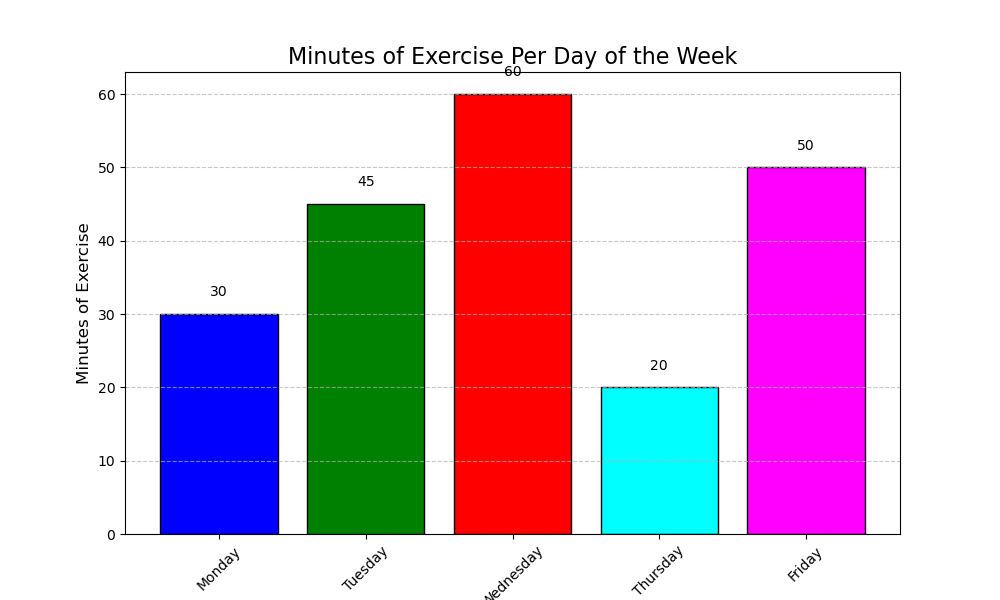

Write the Python code that produced this figure.

import matplotlib.pyplot as plt

# The provided data
data = [
    {'Day of the Week': 'Monday', 'Minutes of Exercise': 30},
    {'Day of the Week': 'Tuesday', 'Minutes of Exercise': 45},
    {'Day of the Week': 'Wednesday', 'Minutes of Exercise': 60},
    {'Day of the Week': 'Thursday', 'Minutes of Exercise': 20},
    {'Day of the Week': 'Friday', 'Minutes of Exercise': 50}
]

# Extracting the days and the minutes from the data
days = [item['Day of the Week'] for item in data]
minutes = [item['Minutes of Exercise'] for item in data]

# Setting up the colors for each bar to make the chart more colorful
colors = ['blue', 'green', 'red', 'cyan', 'magenta']

# Creating the bar chart
plt.figure(figsize=(10, 6))  # Larger figure size for better readability
bars = plt.bar(days, minutes, color=colors, edgecolor='black')  # Colorful bars with black edges

# Adding value labels on top of each bar
for bar in bars:
    yval = bar.get_height()
    plt.text(bar.get_x() + bar.get_width()/2, yval + 2, int(yval), ha='center', va='bottom')

# Adding the title and labels
plt.title('Minutes of Exercise Per Day of the Week', fontsize=16)  # Title of the chart
plt.xlabel('Day of the Week', fontsize=12)  # X-axis label
plt.ylabel('Minutes of Exercise', fontsize=12)  # Y-axis label

# Adding a grid to the y-axis to improve readability of the value for each bar
plt.grid(axis='y', linestyle='--', alpha=0.7)

# Optional: Rotate the x-axis labels if they are too long and overlap
plt.xticks(rotation=45)

# Display the created plot
plt.show()
